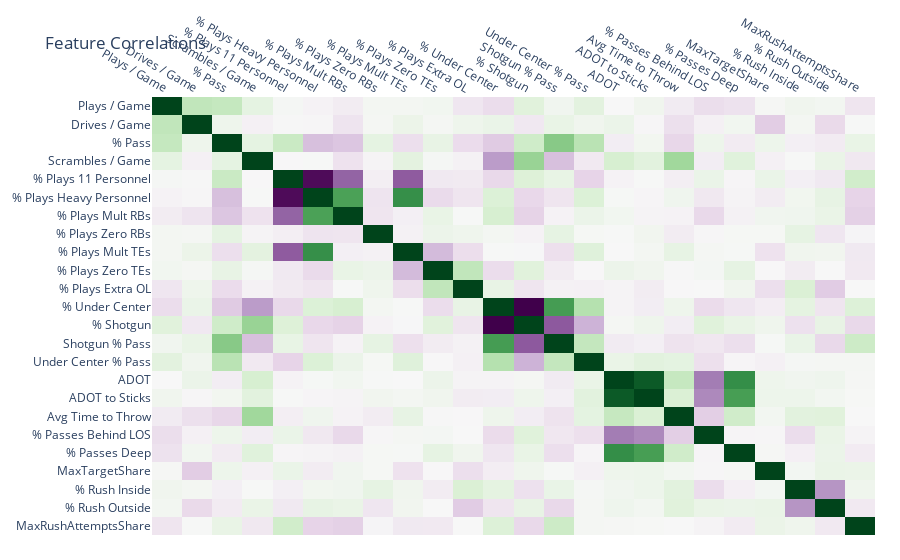

Notebook source saved alongside this figure:
### Markdown cell above
# Initial Visualization

### Code cell
''' Correlation Matrix '''

corr_matrix = offense_tendencies[OFFENSE_FEATURES].corr()

fig = px.imshow(
    corr_matrix,
    color_continuous_scale=px.colors.diverging.PRGn,
    aspect="auto"
)
fig.update_xaxes(side="top")
fig.update_coloraxes(
    cmid=0,
    showscale=False,
)
fig.update_layout(
    title='Feature Correlations',
    margin=dict(r=25, b=25)
)
fig.show()

### Figure 1 — Plotly figure (JSON) as saved in the notebook; plotly's stock layout.template omitted (floating-point values rounded to 4 significant figures; data arrays with more than 128 entries replaced by an {"elided": "..."} marker saying what was removed)
{"data": [{"coloraxis": "coloraxis", "hovertemplate": "x: %{x}<br>y: %{y}<br>color: %{z}<extra></extra>", "name": "0", "type": "heatmap", "x": ["Plays / Game", "Drives / Game", "% Pass", "Scrambles / Game", "% Plays 11 Personnel", "% Plays Heavy Personnel", "% Plays Mult RBs", "% Plays Zero RBs", "% Plays Mult TEs", "% Plays Zero TEs", "% Plays Extra OL", "% Under Center", "% Shotgun", "Shotgun % Pass", "Under Center % Pass", "ADOT", "ADOT to Sticks", "Avg Time to Throw", "% Passes Behind LOS", "% Passes Deep", "MaxTargetShare", "% Rush Inside", "% Rush Outside", "MaxRushAttemptsShare"], "xaxis": "x", "y": ["Plays / Game", "Drives / Game", "% Pass", "Scrambles / Game", "% Plays 11 Personnel", "% Plays Heavy Personnel", "% Plays Mult RBs", "% Plays Zero RBs", "% Plays Mult TEs", "% Plays Zero TEs", "% Plays Extra OL", "% Under Center", "% Shotgun", "Shotgun % Pass", "Under Center % Pass", "ADOT", "ADOT to Sticks", "Avg Time to Throw", "% Passes Behind LOS", "% Passes Deep", "MaxTargetShare", "% Rush Inside", "% Rush Outside", "MaxRushAttemptsShare"], "yaxis": "y", "z": {"elided": "24x24 float values"}}], "layout": {"coloraxis": {"cmid": 0, "colorscale": [[0, "rgb(64,0,75)"], [0.1, "rgb(118,42,131)"], [0.2, "rgb(153,112,171)"], [0.3, "rgb(194,165,207)"], [0.4, "rgb(231,212,232)"], [0.5, "rgb(247,247,247)"], [0.6, "rgb(217,240,211)"], [0.7, "rgb(166,219,160)"], [0.8, "rgb(90,174,97)"], [0.9, "rgb(27,120,55)"], [1, "rgb(0,68,27)"]], "showscale": false}, "margin": {"b": 25, "r": 25, "t": 60}, "title": {"text": "Feature Correlations"}, "xaxis": {"anchor": "y", "domain": [0, 1], "side": "top"}, "yaxis": {"anchor": "x", "autorange": "reversed", "domain": [0, 1]}}}
